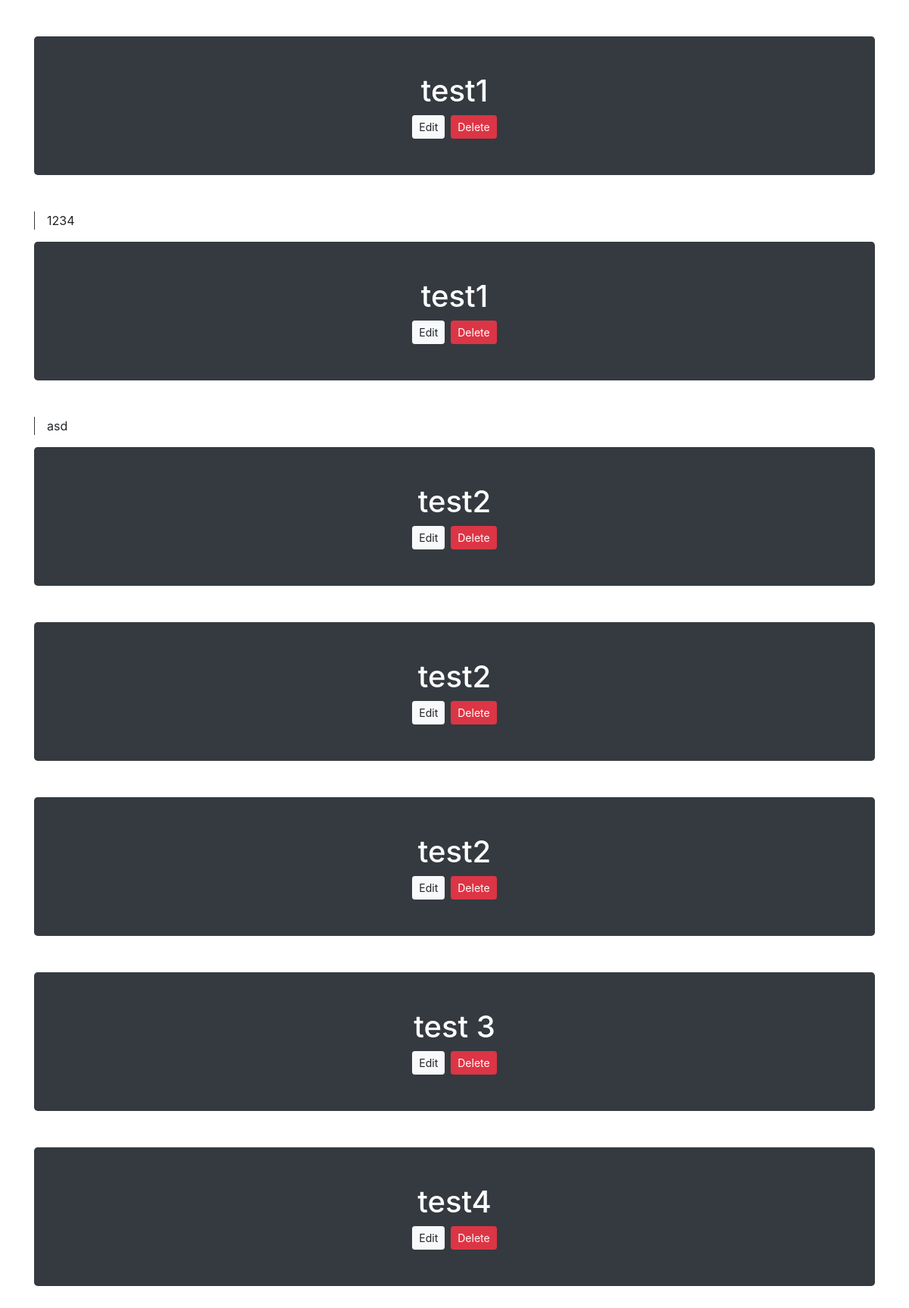
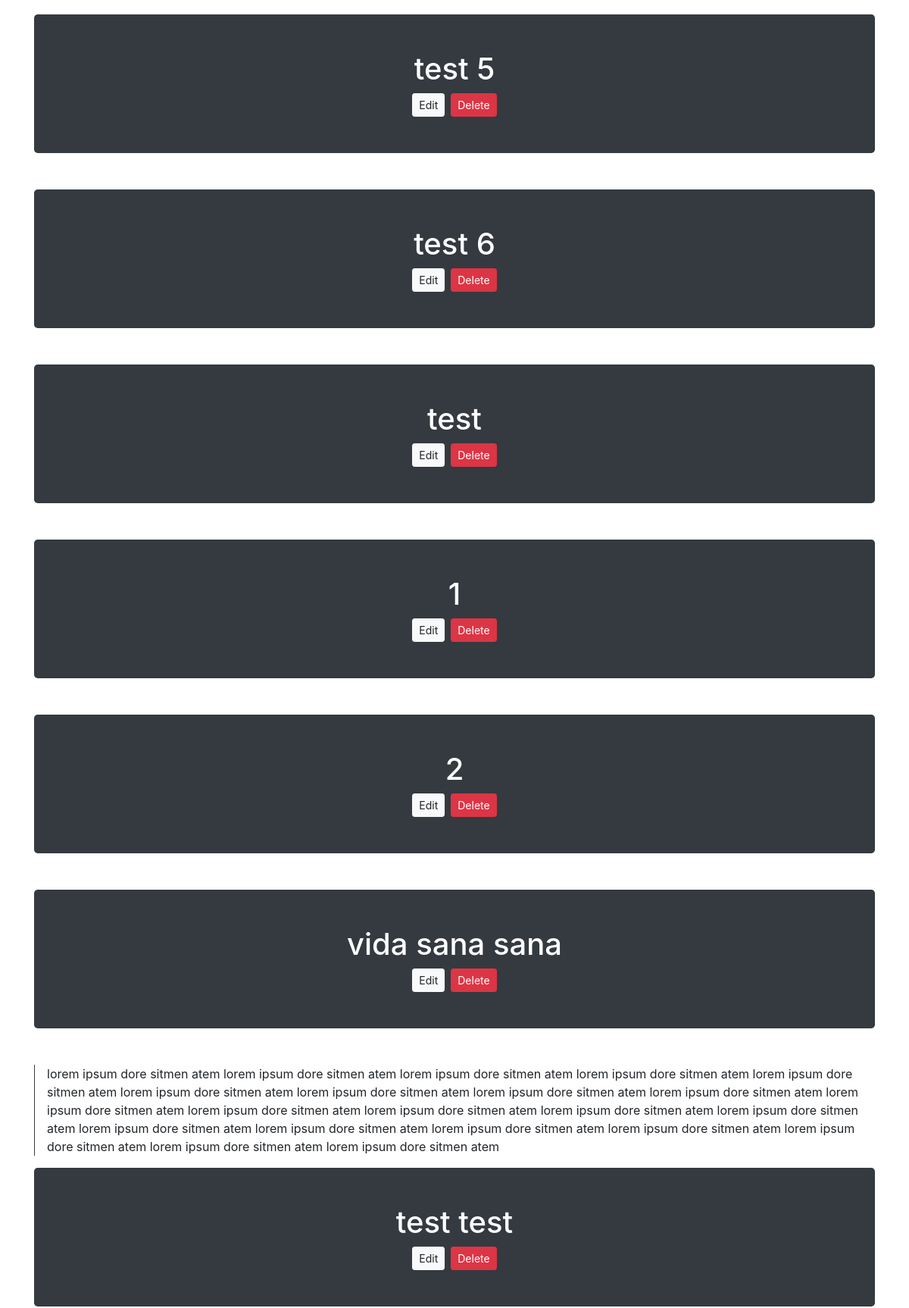
The page /view.php (upper part) on the database its author committed (2 pictures, top to bottom).
### tables this page shows
CREATE TABLE `blog_entry` (
  `id` int(11) NOT NULL,
  `title` varchar(255) NOT NULL,
  `content` blob NOT NULL,
  `post_date` date NOT NULL
);

### logic.php (called while the page is built, shortened)
<?php
    $conn = mysqli_connect("localhost", "root", "", "php_blog");
    $sql = "SELECT * FROM blog_entry";
    $query = mysqli_query($conn, $sql);

### view.php (the view, shortened to what this page needs)
<?php include "logic.php" ?>
<!DOCTYPE html>
<html lang="en">
<head>
    <link rel="stylesheet" href="https://stackpath.bootstrapcdn.com/bootstrap/4.3.1/css/bootstrap.min.css">
</head>
<body>
    <div class="container mt-5">
        <?php foreach($query as $q){ ?>
            <div class="bg-dark p-5 rounded-lg text-white text-center">
                <h1> <?php echo $q['title'] ?> </h1>
                <div class="d-flex mt-2 justify-content-center align-items-center">
                    <a href="edit.php?id=<?php echo $q['id'] ?> " class="btn btn-light btn-sm">Edit</a>
                    <form method="POST">
                        <button class="btn btn-danger btn-sm ml-2" name="delete_post">Delete</button>
                    </form>
                </div>
            </div>
            <p class="mt-5 border-left border-dark pl-3">
                <?php echo $q['content'] ?>
            </p>
        <?php }?>
    </div>
</body>
</html>

### rows shown on the page
blog_entry: title "test1", content "1234"
blog_entry: title "test1", content "asd"
blog_entry: title "test2"
blog_entry: title "test2"
blog_entry: title "test2"
blog_entry: title "test 3"
blog_entry: title "test4"
blog_entry: title "test 5"
blog_entry: title "test 6"
blog_entry: title "test"
blog_entry: title "1"
blog_entry: title "2"
blog_entry: title "vida sana sana", content "lorem ipsum dore sitmen atem lorem ipsum dore sitmen atem lorem ipsum dore sitmen atem lorem ipsum dore sitmen atem lorem ipsum dore sitmen atem lorem ipsum dore sitmen atem lorem ipsum dore sitmen atem lorem ipsum dore sitmen atem lorem ipsum dore sitmen atem lorem ipsum dore sitmen atem lorem ipsum dore sitmen atem lorem ipsum dore sitmen atem lorem ipsum dore sitmen atem lorem ipsum dore sitmen atem lorem ipsum dore sitmen atem lorem ipsum dore sitmen atem lorem ipsum dore sitmen atem lorem ipsum dore sitmen atem lorem ipsum dore sitmen atem lorem ipsum dore sitmen atem lorem ipsum dore sitmen atem"
blog_entry: title "test test"
